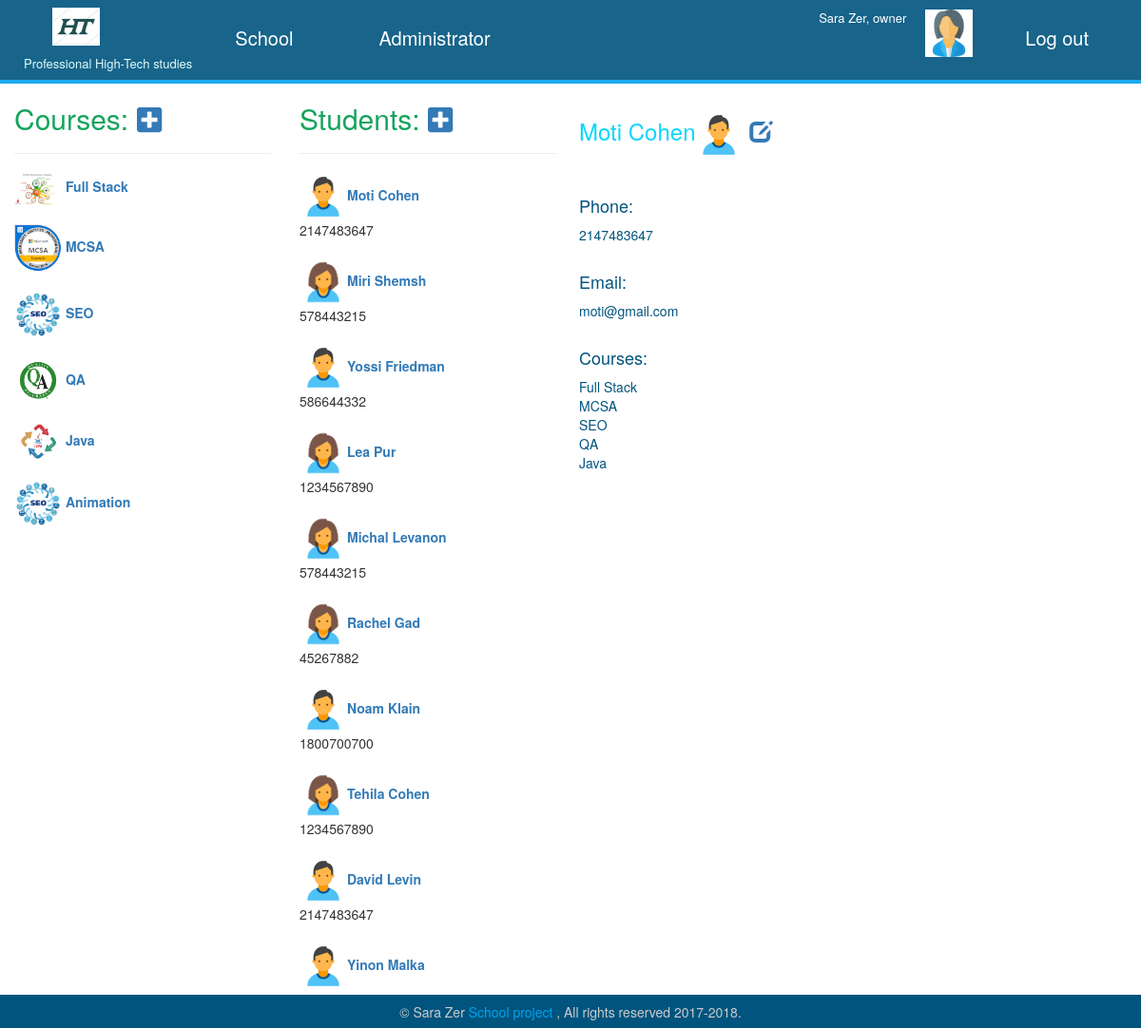
Page /index.php/?page=schoolView&action=studentDetails&id=1 (signed in) on the committed database.
### tables this page shows
CREATE TABLE `course` (
  `courseId` int(11) NOT NULL,
  `courseName` varchar(100) NOT NULL,
  `courseDesc` varchar(500) NOT NULL,
  `courseImage` varchar(250) NOT NULL
);

CREATE TABLE `student` (
  `studentId` int(11) NOT NULL,
  `studentName` varchar(100) NOT NULL,
  `studentPhone` int(11) NOT NULL,
  `studentEmail` varchar(100) NOT NULL,
  `studentImage` varchar(250) NOT NULL
);

### models/dal.php (called while the page is built, shortened)
<?php
    class DAL {
        private $servername = "localhost";
        private $username = "root";
        private $password = "";
        private $dbname = "school";
        function fetch($sql) {
            try {
                $conn = new PDO("mysql:host=$this->servername;dbname=$this->dbname", $this->username, $this->password);
                $conn->setAttribute(PDO::ATTR_ERRMODE, PDO::ERRMODE_EXCEPTION);
                $resultsArray = $conn->query($sql);
                return $resultsArray;
            }
            catch(PDOException $e)
            {
                return $e->getMessage();
            }
        }
    }
?>

### view/schoolView.php (the view, shortened to what this page needs)
<?php
require_once 'models/schoolModel.php';
Class SchoolRender {
    function ParmsView() {
        $render = new SchoolModel();
        echo '<div class="container-fluid">
                <div class="row">
                <div class="col-md-3">
                <h2>Courses:';
                if (empty($_SESSION)) {
                    echo '';
                } elseif (($_SESSION['role'] == 'owner') || ($_SESSION['role'] == 'manager')) {
                    echo ' <a href="'.DIR.'index.php?page=schoolView&action=insertNewCourse"><i class="fa fa-plus-square"></i></a>';
                };
                echo '</h2><hr>';
                    $displayCourses = $render->getCourses();
                    foreach ($displayCourses as $course) {
                        echo '<div><img src="'.DIR.'upload/'.$course['courseImage'].'"/><b><a href="'.DIR.'index.php/?page=schoolView&action=courseDetails&id='.$course['courseId'].'">'.' '.$course['courseName'] .
                         '</a></b><br><br></div>';
                    };
            echo '</div>
            <div class="col-md-3">
            <h2>Students:
            <a href="'.DIR.'index.php?page=schoolView&action=insertNewStudent"><i class="fa fa-plus-square"></a></i>
            </h2><hr>';
    $displayStudents = $render->getStudents();
            foreach ($displayStudents as $student) {
            echo '<div><img src="'.DIR.'upload/'.$student['studentImage'].'"/><b><a href="'.DIR.'index.php/?page=schoolView&action=studentDetails&id='.$student['studentId'].'">'
            . $student['studentName'] . '</a></b>'.' ' .'<br>'. $student['studentPhone'] .'</div><br/>';
        };
		echo '</div>
            <div class="col-md-5">';
    }
}
Class StudentView extends SchoolRender {
    function viewDetails($id) {
        $render = new SchoolModel();
        $show = $this->ParmsView();
        $displayStudent = $render->getStudent($id);
        foreach ($displayStudent as $student) {
            echo '<h3>'.$student['studentName']. '<img src="'.DIR.'upload/'.$student['studentImage'].'"/>'.
            ' <a href="'.DIR.'index.php?page=schoolView&action=updateStudent&id='.$student['studentId'].'">
                <i class="glyphicon glyphicon-edit"></i></a></h3><br>'
                .'<h4>Phone: </h4>'.$student['studentPhone'].'<br><br>'
                .'<h4>Email: </h4>'.$student['studentEmail'].'<br><br>'
                .'<h4>Courses:</h4>';
                $render->pre_StudentCourses($id);
             }
                echo '</div>
                </div>
                </div>';
    }
}
?>

### models/schoolModel.php (shortened to what this page needs)
<?php
require_once 'dal.php';
class SchoolModel extends DAL{
    function getStudents(){
        $sql = "SELECT * FROM `student`";
        $studentTable = $this->fetch($sql);
        $resultArray = $studentTable->fetchAll(PDO::FETCH_ASSOC);
        return $resultArray;
    }
    function getStudent($id) {
        $sql = "SELECT * FROM student WHERE studentId='".$id."'";
        $studentTable = $this->fetch($sql);
        $resultArray = $studentTable->fetchAll(PDO::FETCH_ASSOC);
        return $resultArray;
    }
    function pre_StudentCourses($id) {
        $courseList = array ();
        $sql = "SELECT * FROM courses_students WHERE student_id='".$id."'";
        $studCourses = $this->fetch($sql);
        $courses = $studCourses->fetchAll(PDO::FETCH_ASSOC);
        foreach ($courses as $course) {
            array_push($courseList, $course['course_id']);
        };
        for ($i=0; $i<count($courseList); $i++) {
            $sql1 = "SELECT * FROM course WHERE courseId='".$courseList[$i]."'";
            $showStudCourses = $this->fetch($sql1);
            $resultArray = $showStudCourses->fetchAll(PDO::FETCH_ASSOC);
            foreach ($resultArray as $course) {
                echo $course['courseName'] .'<br>';
            }
        };
    }
    function getCourses(){
        $sql = "SELECT * FROM `course`";
        $courseTable = $this->fetch($sql);
        $resultArray = $courseTable->fetchAll(PDO::FETCH_ASSOC);
        return $resultArray;
    }
}
?>

### style.css (style rules this page uses)
img { width: 50px; }
.col-md-5 { padding: 9px; color: #00547E; }
h2 { color: rgb(20, 163, 92); font-weight: 900px; }
h3 { color: rgb(7, 215, 252); font-weight: 900px; }

### rows in the picture
course: courseImage (picture), courseName "Full Stack"
course: courseImage (picture), courseName "MCSA"
course: courseImage (picture), courseName "SEO"
course: courseImage (picture), courseName "QA"
course: courseImage (picture), courseName "Java"
course: courseImage (picture), courseName "Animation"
student: studentImage (picture), studentName "Moti Cohen", studentPhone "2147483647", studentEmail "moti@gmail.com"
student: studentImage (picture), studentName "Miri Shemsh", studentPhone "578443215"
student: studentImage (picture), studentName "Yossi Friedman", studentPhone "586644332"
student: studentImage (picture), studentName "Lea Pur", studentPhone "1234567890"
student: studentImage (picture), studentName "Michal Levanon", studentPhone "578443215"
student: studentImage (picture), studentName "Rachel Gad", studentPhone "45267882"
student: studentImage (picture), studentName "Noam Klain", studentPhone "1800700700"
student: studentImage (picture), studentName "Tehila Cohen", studentPhone "1234567890"
student: studentImage (picture), studentName "David Levin", studentPhone "2147483647"
student: studentImage (picture), studentName "Yinon Malka"

### other values in the picture
$_SESSION['name'] "Sara Zer"
$_SESSION['role'] "owner"
